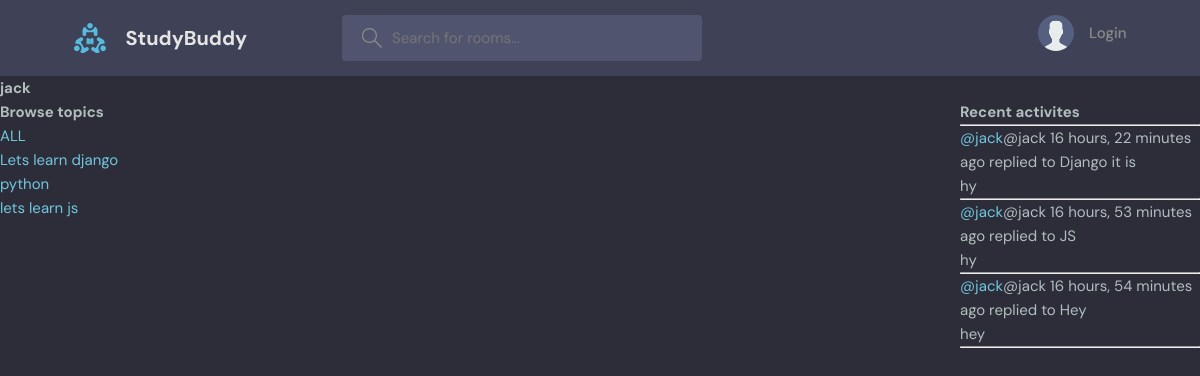
Screenshot of /profile/4 with the database file from the repository.
### base/models.py (models this page shows, shortened)
class Topic(models.Model):
    name = models.CharField(max_length=200)

class Message(models.Model):
    user = models.ForeignKey(User, on_delete=models.CASCADE)
    room = models.ForeignKey(Room, on_delete=models.CASCADE)
    body = models.TextField()
    updated = models.DateTimeField(auto_now=True)
    created = models.DateTimeField(auto_now_add=True)
    class Meta:
        ordering = ['-updated', '-created']

class Room(models.Model):
    host = models.ForeignKey(User, on_delete=models.SET_NULL, null=True)
    topic =  models.ForeignKey(Topic,on_delete=models.SET_NULL, null=True)
    name = models.CharField(max_length=200)
    description = models.TextField(null=True, blank=True)
    participants = models.ManyToManyField(User, related_name='participants', blank=True)
    updated = models.DateTimeField(auto_now=True)
    created = models.DateTimeField(auto_now_add=True)
    class Meta:
        ordering = ['-updated', '-created']
    def __str__(self) -> str:
        return self.name

### base/views.py (the view)
# urls.py: path("profile/<str:pk>", views.userProfile, name= 'user-profile'),
def userProfile(request, pk):
    user = User.objects.get(id=pk)
    rooms = user.room_set.all()
    room_messages = user.message_set.all()
    topics = Topic.objects.all()
    context = {'user': user, 'rooms':rooms, 'topics': topics, 'room_messages': room_messages}
    return render(request, 'base/profile.html', context)

### base/templates/base/profile.html (shortened to what this page needs)
{% extends 'main.html' %}
{% block content %}
<h2>{{user.username}}</h2>
<div class="profile-container">
    <div>
        {% include 'base/topics_component.html' %}
    </div>
    <div>
    </div>
    <div>
        {% include 'base/activity_component.html' %}
    </div>
</div>
{% endblock content%}

### base/templates/base/topics_component.html
<h3>Browse topics</h3>
<div>
    <a href="{% url 'home' %}">ALL</a>
</div>
{% for topic in topics%}
<div>
    <a href="{% url 'home'%}?q={{topic.name}}">{{topic.name}}</a>
</div>
{% endfor %}

### base/templates/base/activity_component.html (shortened to what this page needs)
<h3>Recent activites</h3>
<hr>
{% for message in room_messages%}
    <small><a href="{% url 'user-profile' message.user.id %}">@{{message.user}}</a>@{{message.user}}  {{message.created|timesince}} ago replied to {{message.room}}</small>
    <p>{{message.body}}</p>
    <hr>
{% endfor %}

### static/styles/style.css (style rules this page uses)
:root { --color-main: #71c6dd; --color-main-light: #e1f6fb; --color-dark: #3f4156; --color-dark-medium: #51546e; --color-dark-light: #696d97; --color-light: #e5e5e5; --color-gray: #8b8b8b; --color-light-gray: #b2bdbd; --color-bg: #2d2d39; --color-success: #5dd693; --color-error: #fc4b0b; }
* { font-family: "DM Sans", -apple-system, BlinkMacSystemFont, "Segoe UI", Roboto, Oxygen, Ubuntu, Cantarell, "Open Sans", "Helvetica Neue", sans-serif; margin: 0; padding: 0; box-sizing: border-box; text-rendering: optimizeLegibility; font-size: inherit; }
html { font-size: 56.25%; }
@media only screen and (min-width: 1200px) { html { font-size: 62.5%; } }
body { line-height: 1.6; font-weight: 400; font-size: 1.5rem; color: var(--color-light-gray); background-color: var(--color-bg); min-height: 100vh; }
a { display: inline-block; color: var(--color-main); text-decoration: none; }

### base/templates/base/profile.html (style rules this page uses)
.profile-container { display: grid; grid-template-columns: 1fr 3fr 1fr; }

### rows the page displays
Topic: name "Lets learn django"
Topic: name "python"
Topic: name "lets learn js"
Message: user "jack", created "16 hours, 22 minutes", room "Django it is", body "hy"
Message: user "jack", created "16 hours, 53 minutes", room "JS", body "hy"
Message: user "jack", created "16 hours, 54 minutes", room "Hey", body "hey"

### other values shown
{{ user.username }} "jack"
